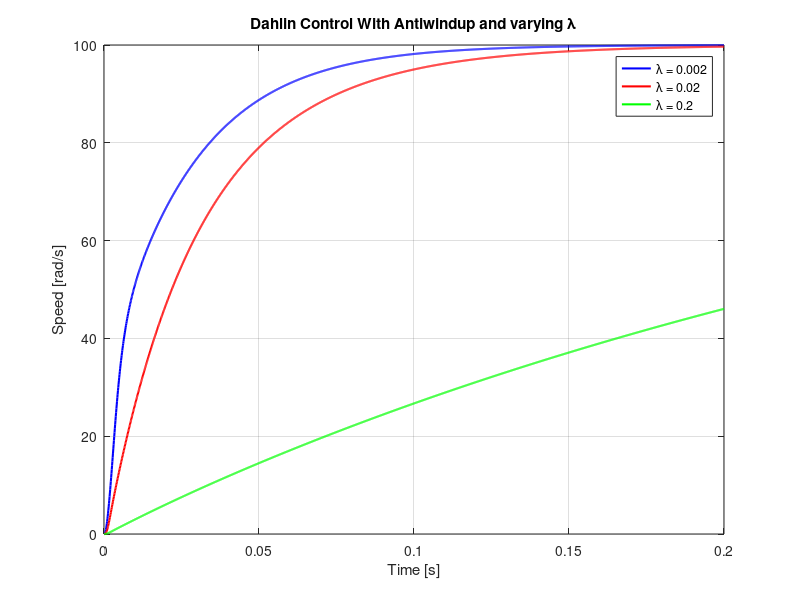

Reproduce this figure in MATLAB.
% 1. Pulizia
clear; clc; close all;

% 2. Definisci il tempo di campionamento Ts!
% IMPORTANTE: inserisci il valore di Ts che hai usato in Simulink per il Dahlin.
% Se lo hai già definito nel Workspace di base, puoi commentare questa riga.
Ts = 1/10e3;

% 3. Caricamento dei file .mat
dati_1 = load('lambda_0.002.mat');
dati_2 = load('lambda_0.02.mat');
dati_3 = load('lambda_0.2.mat');

% 4. Estrazione robusta della matrice
% Estraiamo il primo elemento salvato nei file, a prescindere da come
% si chiama la variabile all'interno (out, simout, ans, ecc.)
campi_1 = fieldnames(dati_1); mat_1 = dati_1.(campi_1{1});
campi_2 = fieldnames(dati_2); mat_2 = dati_2.(campi_2{1});
campi_3 = fieldnames(dati_3); mat_3 = dati_3.(campi_3{1});

% (Se la variabile salvata fosse un oggetto Simulink.SimulationOutput, 
% ne estraiamo la sottomatrice dei dati)
if isobject(mat_1) || isstruct(mat_1)
    mat_1 = mat_1.simout; mat_2 = mat_2.simout; mat_3 = mat_3.simout;
end

% 5. Ricostruzione del vettore tempo (uguale per tutti)
N = size(mat_1, 1);
t = (0:N-1)' * Ts;

% 6. Estrazione dei segnali
% C'è una sola colonna nei tuoi file, che rappresenta l'uscita!
out_1 = mat_1(:,1);
out_2 = mat_2(:,1);
out_3 = mat_3(:,1);

% 7. Creazione del grafico
figure('Color','w')

% (Ho rimosso il plot del riferimento perché non è salvato nei file. 
% Se vuoi plottarlo dovrai crearlo a mano, es: rif = 800 * ones(size(t)); )

% Plot delle tre prove di Dahlin
plot(t, out_1, 'b', 'LineWidth', 1.5);
hold on;
plot(t, out_2, 'r', 'LineWidth', 1.5);
plot(t, out_3, 'g', 'LineWidth', 1.5);

grid on;
box on;

xlabel('Time [s]');
ylabel('Speed [rad/s]');
title('Dahlin Control With Antiwindup and varying \lambda');

% Legenda aggiornata senza il riferimento
legend('\lambda = 0.002', ...
       '\lambda = 0.02', ...
       '\lambda = 0.2', ...
       'Location', 'best');

hold off;
